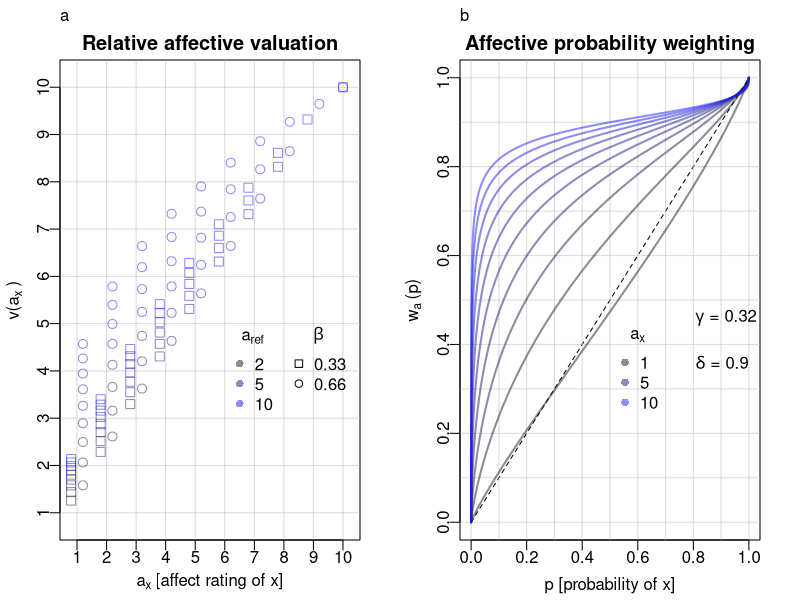

This chart was generated by the following R code:
# weighting function plots ----------------------------------------

pdf('analyses/figures_results/figs/Fig03v.pdf',
     height = 7 * 0.393701,
     width = 15 * 0.393701,
     pointsize = 9)

# figures' margins
par( mar = c(3, 3, 3, 2))

# layout
layout(matrix(c(1, 2),
              byrow = T,
              nrow = 1))
# RVO ---------------------------------------------------------------------

# example parameter
b = c(.33, .66)

# calculates relative value of option A's outcome
rv <- function(x, y, b) {
  ifelse(abs(x) < abs(y), x * (y/x)^b, x)
}

# panel
plot(1:10, 1:10, 
     type = 'n', 
     xlim = c(.8, 10.2), 
     ylim = c(.8, 10.2),
     main = '',
     yaxt = 'n', 
     xaxt = 'n', 
     ylab = '',
     xlab = '')

# axes
axis(1, at = 1:10, padj = -1, cex.axis = 1)
axis(2, at = 1:10, padj = 1, cex.axis = 1)
title(xlab = expression('a'[x]~'[affect rating of x]'), 
      ylab = expression('v(a'[x]~')'), 
      line = 1.7,
      cex.lab = 1)

title(main = 'Relative affective valuation',
      line = .5)

# grid
abline(v = 1:10,
       h = 1:10,
       col = rgb(.7, .7, .7, .5))

# colors
cols = c()
for (i in 1:10) {
  cols[i] = rgb(.1, .1, i/10, .5)
}

# for each exemplary beta
for(p in 1:2) {
  
  # observed relative valuation
  dd <- data.frame(x = rep(1:10, each = 10)
                   , y = rep(1:10, times = 10)
                   , sv = rv(x = rep(1:10, each = 10)
                             , y = rep(1:10, times = 10)
                             , b = b[p]))
  dd <- dd[dd$x != dd$sv, ]
  
  # example RVOs
  for (i in 1:9) {
    
    rvos = dd$sv[dd$x == i]
    ll = length(rvos)
    xx = rep(i, ll) + ifelse(p == 1, -.2, .2)
    
    for (j in 1:ll) {
      points(xx[j], 
             rvos[j], 
             col = cols[j+(10-ll)], 
             pch = ifelse(p == 1, 0, 1),
             cex = 1.2)
    }
  }
  
  points(10, 10, 
         col = cols[10], 
         pch = ifelse(p == 1, 0, 1), 
         cex = 1.2)
  
}

# AR legend
legend(6, 5, 
       legend = c(2, 5, 10),
       pch = 16, 
       col = cols[c(2, 5, 10)],
       title = expression('a'[ref]),
       cex = 1,
       bty = 'n')

# Beta legend
legend(8, 5,
       legend = b,
       title = expression(beta),
       bty = 'n',
       pch = c(0, 1),
       cex = 1)

mtext('a',
      side = 3,
      line = 1.75,
      adj = 0,
      col = 'black')

# ADW ---------------------------------------------------------------------

# PWF
GE <-function(x, gam, del) del*x^gam / ( del*x^gam + (1-x)^gam )

# affect ratings
aa <- 1:10

# example parameters
g <- .32
d <- .9

# PANEL
plot(0,
     type = 'n',
     xlim = c(0, 1), ylim = c(0, 1),
     main = '',
     yaxt = 'n',
     xaxt = 'n',
     ylab = '',
     xlab = '')

title(main = 'Affective probability weighting',
      line = .5)

# AXES
axis(1, padj = -1, cex.axis = 1)
axis(2, padj = 1, cex.axis = 1)
title(xlab = 'p [probability of x]', 
      ylab = expression('w'[a]~'(p)'), 
      line = 1.7, 
      cex.lab = 1)

# REFERENCE LINE
lines(x = 0:1, 
      y = 0:1, 
      col = 'black', 
      lwd = 1, 
      lty = 2)

# grid
abline(h = seq(0, 1, .1),
       v = seq(0, 1, .1),
       col = rgb(.7, .7, .7, .5))


# ADW EXAMPLE
for(i in 1:length(g)) {
  
  for ( j in 1:10) {
    curve(GE(x, gam = g[i]^(aa[j]/10), del = d[i] * aa[j]),
          from = 0, to = 1,
          n = 1000,
          add = T,
          col = cols[j],
          lty = ifelse(i == 1, 1, 3),
          lwd = 2)
  }
  
}

# # gamma legend
# legend(.7, .55,
#        legend = g,
#        title = expression(gamma),
#        bty = 'n',
#        lty = c(1, 3),
#        cex = 1)
# 
# # delta legend
# legend(.7, .3,
#        legend = paste(d),
#        title = expression(delta),
#        bty = 'n',
#        lty = c(1, 3),
#        cex = 1)

legend(.7, .55,
       legend = bquote(paste(gamma, " = ", .(g))),
       title = '',
       bty = 'n',
       cex = 1)

legend(.7, .45,
       legend = bquote(paste(delta, " = ", .(d))),
       title = '',
       bty = 'n',
       cex = 1)

# LEGEND
legend(.5, .45, 
       legend = c('1', '5', '10'),
       title = expression('a'[x]),
       bty = 'n',
       col = c(cols[1], cols[5], cols[10]),
       pch = 16, 
       cex = 1)

mtext('b',
      side = 3,
      line = 1.75,
      adj = 0,
      col = 'black')

# save figure -------------------------------------------------------------

dev.off()
